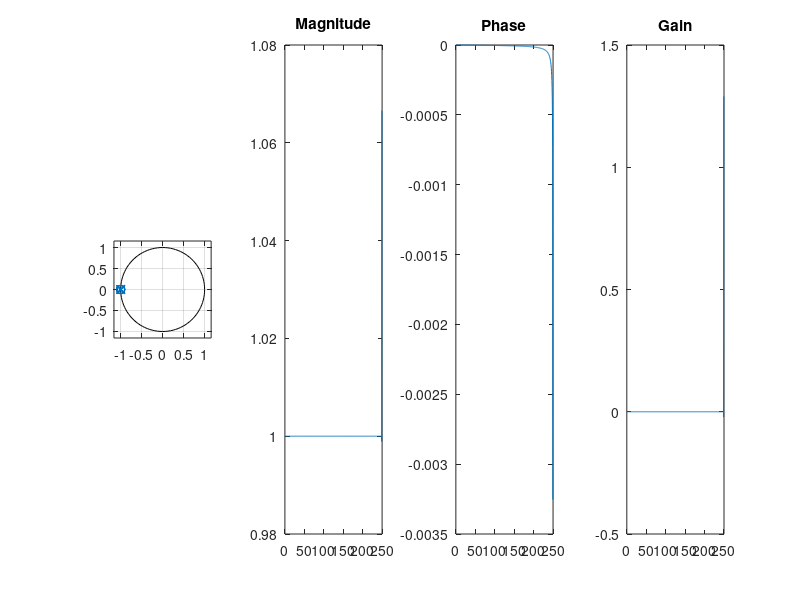

The MATLAB script that drew this image:
fs=[110  200];
fp=[100 210];
a1=10;
a2=20;
Fs=500;
wp=(2*pi*fp)/Fs;
ws=(2*pi*fs)/Fs;
Wp=2*Fs*tan(wp/2);
Ws=2*Fs*tan(ws/2);
[N,Wc]=cheb2ord(Wp,Ws,a1,a2,'s')
[b,a]=cheby2(N,a1,Wc,'stop','s')
[bz,az]=bilinear(b,a,Fs);
H=tf(bz,az,-1)

subplot(141)
zplane(bz,az)
[H2,f]=freqz(bz,az,512,Fs)
subplot(142)
plot(f,abs(H2))
title('Magnitude')
subplot(143)
plot(f,angle(H2))
title('Phase')
subplot(144)
Gain=20*log(abs(H2))
plot(f,Gain)
title('Gain')
